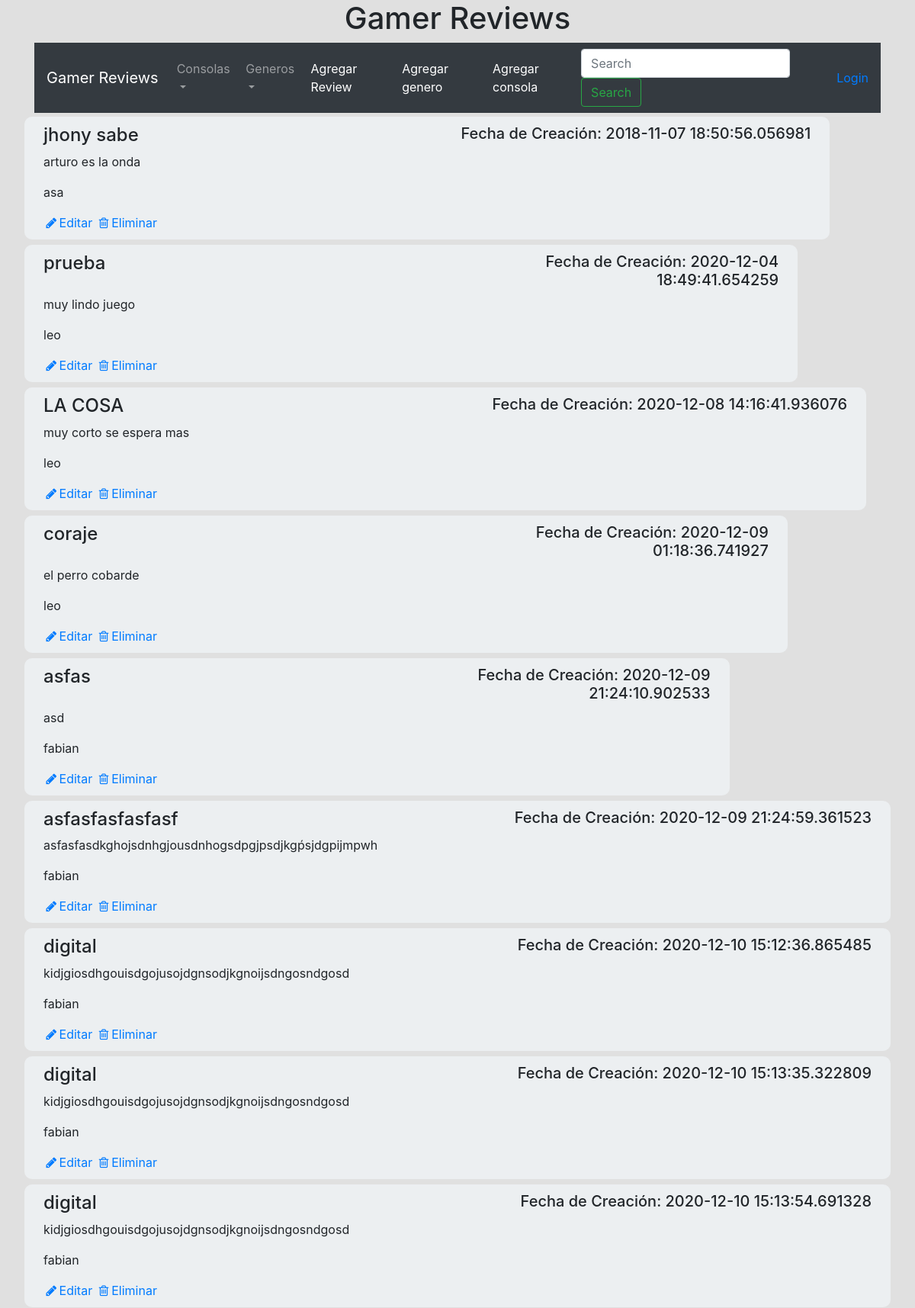
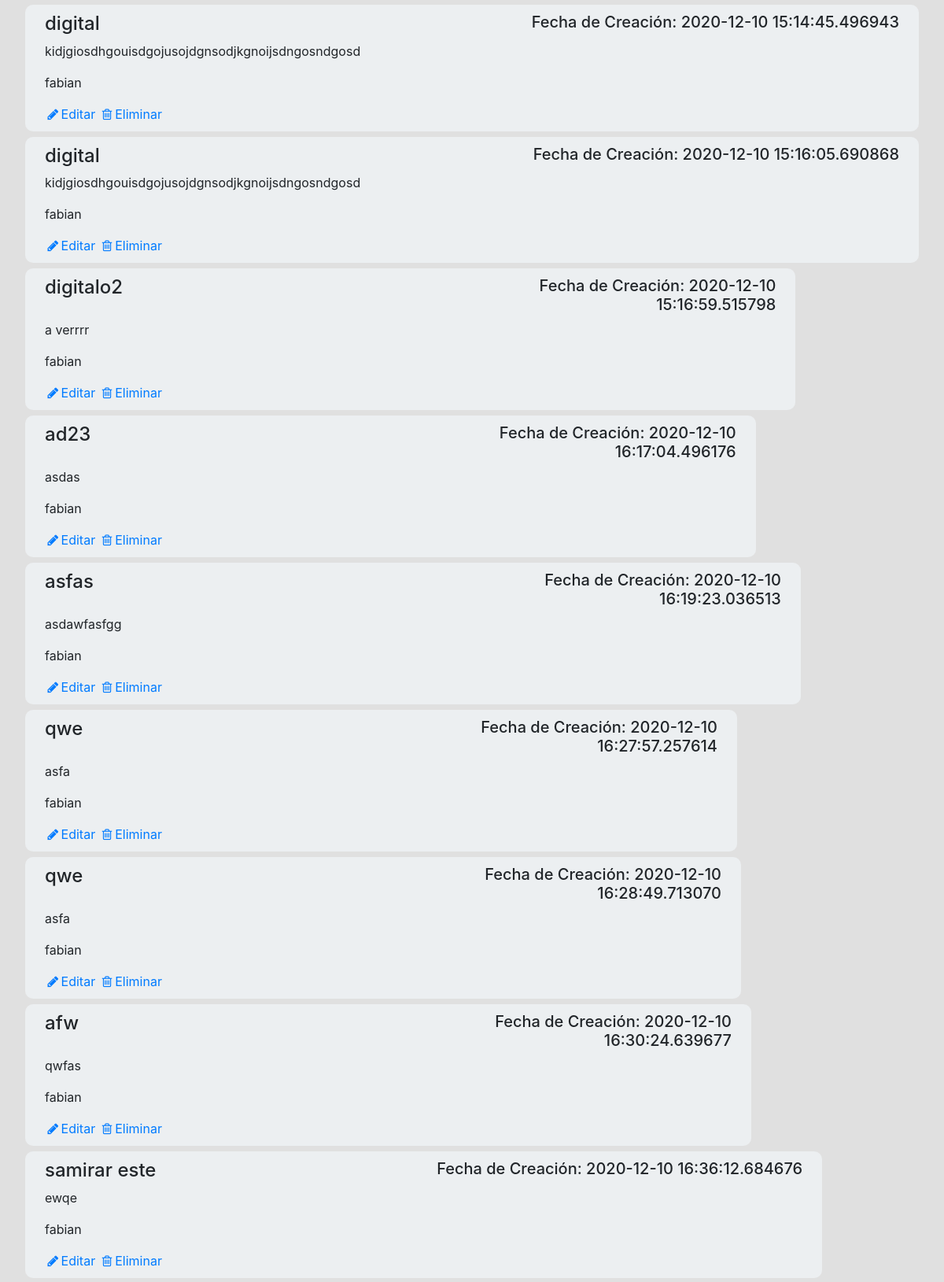
Screenshot of /public/ (upper part) with the database file from the repository (2 pictures, top to bottom).
### database_setup.py (models this page shows)
class Reviewjuego(Base):
	__tablename__ = 'review'
	id = Column(Integer, primary_key=True)
	puntaje = Column(String(4),nullable=False)
	titulo = Column(String(50), nullable=False)
	portada = Column(String(50), nullable=False)
	contenido = Column(String(250), nullable=False)
	fecha_creacion = Column(DateTime, nullable=False)
	id_consola = Column(Integer, ForeignKey("consola.id"))
	consola = relationship(Consola)
	id_autor = Column(Integer, ForeignKey("user.id"))
	user = relationship(User)

class User(Base):
	__tablename__ = 'user'
	id = Column(Integer, primary_key=True)
	username = Column(String(50), nullable=False)
	email = Column(String(250), nullable=False)
	pw_hash = Column(String(250), nullable=False)
	fecha_creacion = Column(DateTime, nullable=False)

### application.py (the view)
@app.route('/', methods=['GET'])
@app.route('/public/', methods=['GET', 'POST'])
def showMain():
	if request.method == 'GET':
		posts = session.query(Reviewjuego,User,Consola).join(User,Reviewjuego.id_autor == User.id).join(Consola,Reviewjuego.id_consola == Consola.id).all()
		if 'username' in login_session:
			username = login_session['username']
			return render_template('public.html', posts = posts, username=username,consolas=ConsolasNAV,generos=GenerosNAV)
		else:
			return render_template('public.html', posts = posts,consolas=ConsolasNAV,generos=GenerosNAV)
	else:
		if request.method == 'POST':
			if request.form['Search'] == "Busqueda":
				buscar = request.form['Busqueda']
				return redirect(url_for('Verreviewtitu',id = buscar))

### templates/public.html
{% extends "index.html" %}
{% block content %}
  {% for post in posts %}
    <div class="row post">
      <div class="col-md-6">
        <h4>{{post.Reviewjuego.titulo}}</h4>
      </div>
      <div class="col-md-6 text-right">
        <h5>Fecha de Creación: {{post.Reviewjuego.fecha_creacion}}</h5>
      </div>
      <div class="col-md-12">
        <p>{{post.Reviewjuego.contenido}}</p>
      </div>
	  <div class="col-md-12">
        <p>{{post.User.username}}</p>
      </div>
      <div class="col-md-12 acciones">
        <a href="/blog/editar/{{post.id}}"><i class="fa fa-pencil fa-fw"></i>Editar</a>
        <a href="/blog/eliminar/{{post.id}}"><i class="fa fa-trash-o fa-fw"></i>Eliminar</a>
      </div>
    </div>
  {% endfor%}
{% endblock %}

### static/css/style.css (style rules this page uses)
body { background-color: #E0E0E0; }
.post { background-color: #ECEFF1; padding: 10px; margin: 2px; margin-top: 5px; border-radius: 10px; }

### rows the page displays
Reviewjuego: Reviewjuego.titulo "jhony sabe", Reviewjuego.fecha_creacion "2018-11-07 18:50:56.056981", Reviewjuego.contenido "arturo es la onda", User.username "asa"
Reviewjuego: Reviewjuego.titulo "prueba", Reviewjuego.fecha_creacion "2020-12-04 18:49:41.654259", Reviewjuego.contenido "muy lindo juego", User.username "leo"
Reviewjuego: Reviewjuego.titulo "LA COSA", Reviewjuego.fecha_creacion "2020-12-08 14:16:41.936076", Reviewjuego.contenido "muy corto se espera mas", User.username "leo"
Reviewjuego: Reviewjuego.titulo "coraje", Reviewjuego.fecha_creacion "2020-12-09 01:18:36.741927", Reviewjuego.contenido "el perro cobarde", User.username "leo"
Reviewjuego: Reviewjuego.titulo "asfas", Reviewjuego.fecha_creacion "2020-12-09 21:24:10.902533", Reviewjuego.contenido "asd", User.username "fabian"
Reviewjuego: Reviewjuego.titulo "asfasfasfasfasf", Reviewjuego.fecha_creacion "2020-12-09 21:24:59.361523", Reviewjuego.contenido "asfasfasdkghojsdnhgjousdnhogsdpgjpsdjkgṕsjdgpijmpwh", User.username "fabian"
Reviewjuego: Reviewjuego.titulo "digital", Reviewjuego.fecha_creacion "2020-12-10 15:12:36.865485", Reviewjuego.contenido "kidjgiosdhgouisdgojusojdgnsodjkgnoijsdngosndgosd", User.username "fabian"
Reviewjuego: Reviewjuego.titulo "digital", Reviewjuego.fecha_creacion "2020-12-10 15:13:35.322809", Reviewjuego.contenido "kidjgiosdhgouisdgojusojdgnsodjkgnoijsdngosndgosd", User.username "fabian"
Reviewjuego: Reviewjuego.titulo "digital", Reviewjuego.fecha_creacion "2020-12-10 15:13:54.691328", Reviewjuego.contenido "kidjgiosdhgouisdgojusojdgnsodjkgnoijsdngosndgosd", User.username "fabian"
Reviewjuego: Reviewjuego.titulo "digital", Reviewjuego.fecha_creacion "2020-12-10 15:14:45.496943", Reviewjuego.contenido "kidjgiosdhgouisdgojusojdgnsodjkgnoijsdngosndgosd", User.username "fabian"
Reviewjuego: Reviewjuego.titulo "digital", Reviewjuego.fecha_creacion "2020-12-10 15:16:05.690868", Reviewjuego.contenido "kidjgiosdhgouisdgojusojdgnsodjkgnoijsdngosndgosd", User.username "fabian"
Reviewjuego: Reviewjuego.titulo "digitalo2", Reviewjuego.fecha_creacion "2020-12-10 15:16:59.515798", Reviewjuego.contenido "a verrrr", User.username "fabian"
Reviewjuego: Reviewjuego.titulo "ad23", Reviewjuego.fecha_creacion "2020-12-10 16:17:04.496176", Reviewjuego.contenido "asdas", User.username "fabian"
Reviewjuego: Reviewjuego.titulo "asfas", Reviewjuego.fecha_creacion "2020-12-10 16:19:23.036513", Reviewjuego.contenido "asdawfasfgg", User.username "fabian"
Reviewjuego: Reviewjuego.titulo "qwe", Reviewjuego.fecha_creacion "2020-12-10 16:27:57.257614", Reviewjuego.contenido "asfa", User.username "fabian"
Reviewjuego: Reviewjuego.titulo "qwe", Reviewjuego.fecha_creacion "2020-12-10 16:28:49.713070", Reviewjuego.contenido "asfa", User.username "fabian"
Reviewjuego: Reviewjuego.titulo "afw", Reviewjuego.fecha_creacion "2020-12-10 16:30:24.639677", Reviewjuego.contenido "qwfas", User.username "fabian"
Reviewjuego: Reviewjuego.titulo "samirar este", Reviewjuego.fecha_creacion "2020-12-10 16:36:12.684676", Reviewjuego.contenido "ewqe", User.username "fabian"
